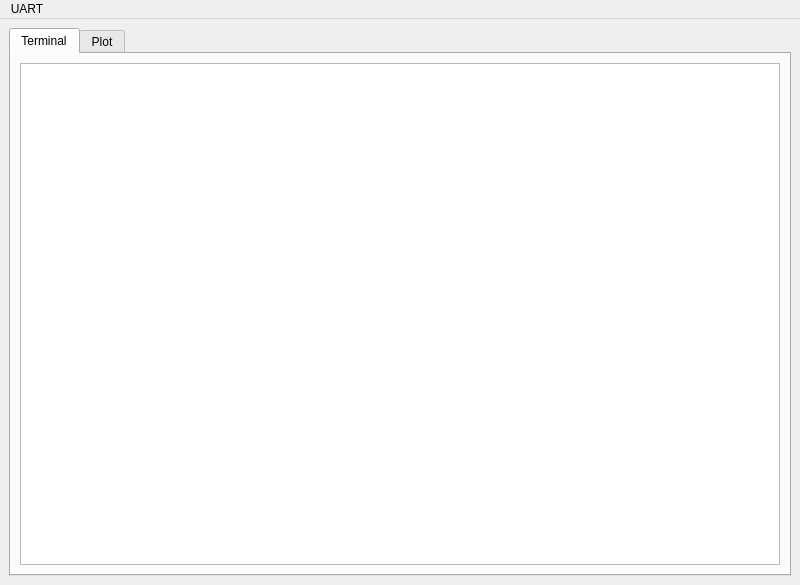
<?xml version="1.0" encoding="UTF-8"?>
<ui version="4.0">
 <class>MainWindow</class>
 <widget class="QMainWindow" name="MainWindow">
  <property name="geometry">
   <rect>
    <x>0</x>
    <y>0</y>
    <width>800</width>
    <height>585</height>
   </rect>
  </property>
  <property name="windowTitle">
   <string>MainWindow</string>
  </property>
  <widget class="QWidget" name="centralwidget">
   <layout class="QGridLayout" name="gridLayout">
    <item row="0" column="0">
     <widget class="QTabWidget" name="tabWidget">
      <property name="currentIndex">
       <number>0</number>
      </property>
      <widget class="QWidget" name="tabTerminal">
       <attribute name="title">
        <string>Terminal</string>
       </attribute>
       <layout class="QGridLayout" name="gridLayout_2">
        <item row="0" column="0">
         <widget class="QTextEdit" name="textEdit">
          <property name="readOnly">
           <bool>true</bool>
          </property>
         </widget>
        </item>
       </layout>
      </widget>
      <widget class="QWidget" name="tab_2">
       <attribute name="title">
        <string>Plot</string>
       </attribute>
      </widget>
     </widget>
    </item>
   </layout>
  </widget>
  <widget class="QMenuBar" name="menubar">
   <property name="geometry">
    <rect>
     <x>0</x>
     <y>0</y>
     <width>800</width>
     <height>26</height>
    </rect>
   </property>
   <widget class="QMenu" name="menuUART">
    <property name="title">
     <string>UART</string>
    </property>
    <addaction name="actionSettings"/>
    <addaction name="actionStart"/>
    <addaction name="actionStop"/>
   </widget>
   <addaction name="menuUART"/>
  </widget>
  <action name="actionSettings">
   <property name="text">
    <string>Settings</string>
   </property>
  </action>
  <action name="actionStart">
   <property name="text">
    <string>Start</string>
   </property>
  </action>
  <action name="actionStop">
   <property name="text">
    <string>Stop</string>
   </property>
  </action>
 </widget>
 <resources/>
 <connections/>
</ui>
